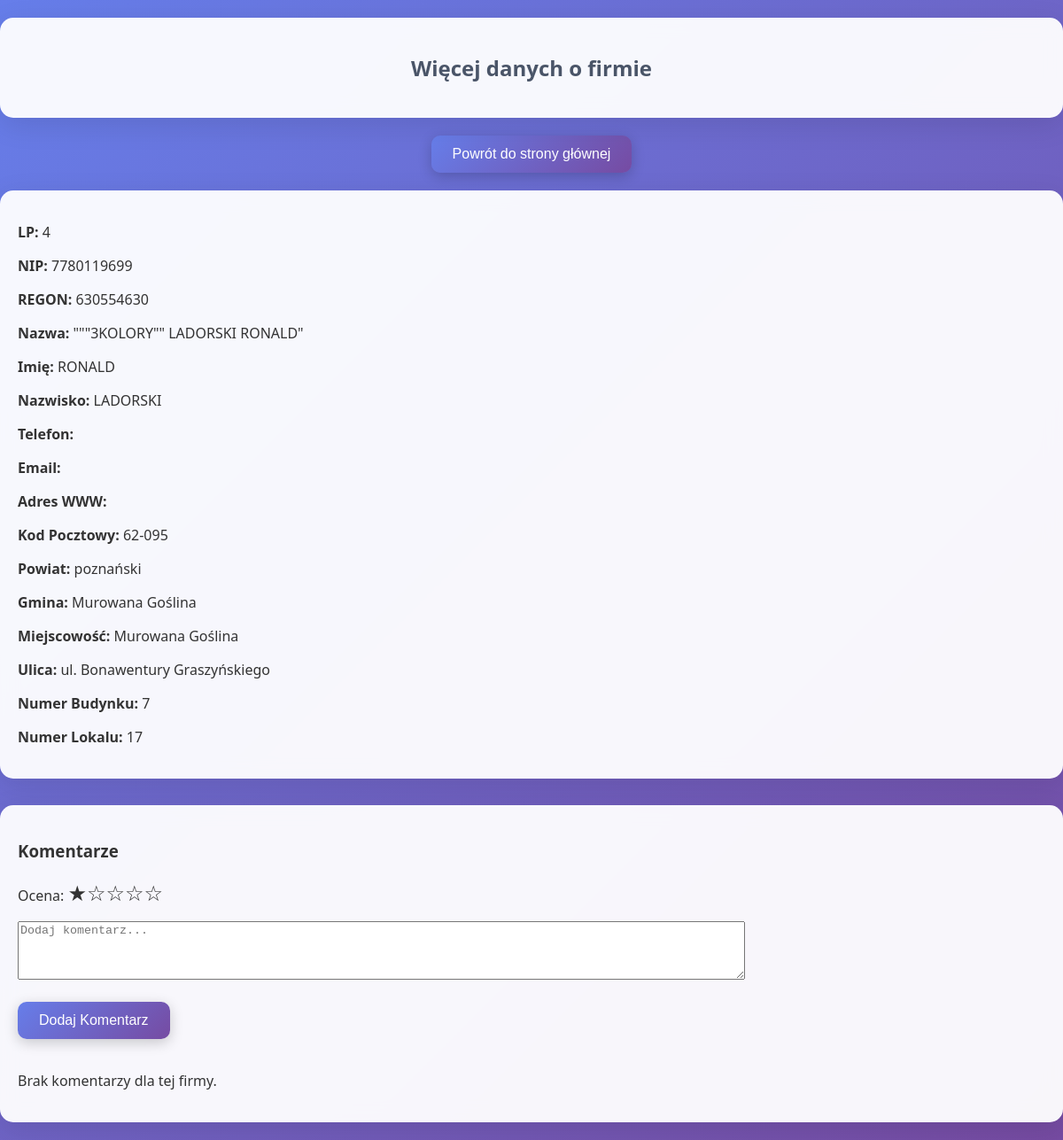
Screenshot of /company_details.php?lp=4 with the database file from the repository.
### tables this page shows
CREATE TABLE `firmy` (
  `Lp` int(255) NOT NULL,
  `Nip` varchar(10) DEFAULT NULL,
  `Regon` varchar(9) DEFAULT NULL,
  `NazwaPodmiotu` varchar(131) DEFAULT NULL,
  `Nazwisko` varchar(23) DEFAULT NULL,
  `Imie` varchar(11) DEFAULT NULL,
  `Telefon` varchar(13) DEFAULT NULL,
  `Email` varchar(37) DEFAULT NULL,
  `AdresWWW` varchar(36) DEFAULT NULL,
  `KodPocztowy` varchar(6) DEFAULT NULL,
  `Powiat` varchar(9) DEFAULT NULL,
  `Gmina` varchar(16) DEFAULT NULL,
  `Miejscowosc` varchar(16) DEFAULT NULL,
  `Ulica` varchar(34) DEFAULT NULL,
  `NrBudynku` varchar(6) DEFAULT NULL,
  `NrLokalu` varchar(3) DEFAULT NULL
);

### class/DBManager.php (called while the page is built, shortened)
<?php
class DBManager
{
    private static ?DBManager $instance = null;
    private PDO $pdo;
    private function __construct()
    {
        $host = 'localhost';
        $db   = 'base';
        $user = 'root';
        $pass = '';
        $charset = 'utf8';
        $dsn = "mysql:host=$host;dbname=$db;charset=$charset";
        $options = [
            PDO::ATTR_ERRMODE            => PDO::ERRMODE_EXCEPTION,
            PDO::ATTR_DEFAULT_FETCH_MODE => PDO::FETCH_ASSOC,
            PDO::ATTR_EMULATE_PREPARES   => false,
        ];
        $this->pdo = new PDO($dsn, $user, $pass, $options);
    }
    public static function getInstance(): DBManager
    {
        if (self::$instance === null) {
            self::$instance = new DBManager();
        }
        return self::$instance;
    }
    public function query(string $sql, array $params = []): PDOStatement
    {
        $stmt = $this->pdo->prepare($sql);
        $stmt->execute($params);
        return $stmt;
    }
}

### class/firmy.php (called while the page is built, shortened)
<?php
include_once 'class/DBManager.php';
include_once 'class/komentarze.php';
class Firmy
{
    private DBManager $db;
    private string $table = 'firmy';
    public function __construct()
    {
        $this->db = DBManager::getInstance();
    }
    public function getById(int $id): ?array
    {
        $sql = "SELECT * FROM {$this->table} WHERE Lp = :id";
        $stmt = $this->db->query($sql, ['id' => $id]);
        $result = $stmt->fetch();
        return $result ?: null;
    }
}

### class/komentarze.php (called while the page is built, shortened)
<?php
include_once 'class/DBManager.php';
class Komentarze
{
    private DBManager $db;
    private string $table = 'komentarze';
    public function __construct()
    {
        $this->db = DBManager::getInstance();
    }
    public function getByFirma(int $firmaLp): array
    {
        $sql = "
            SELECT *
            FROM {$this->table}
            WHERE firma_lp = :firma_lp
            ORDER BY data_utworzenia DESC
        ";
        return $this->db
            ->query($sql, ['firma_lp' => $firmaLp])
            ->fetchAll();
    }
}

### company_details.php (the view, shortened to what this page needs)
<?php
include_once 'class/DBManager.php';
include_once 'class/firmy.php';
include_once 'class/komentarze.php';
?>
<!DOCTYPE html>
<html lang="pl">
<head>
    <link rel="stylesheet" href="style/style2.css">
</head>
<body>
    <div>
<h2>Więcej danych o firmie</h2>
</div>
<input type="button" value="Powrót do strony głównej" onclick="window.location.href='index.php'" style="margin-bottom: 20px;">
<div style="margin-bottom: 30px;">
    <?php
if ($_SERVER['REQUEST_METHOD'] === 'GET' && isset($_GET['lp'])) {
    $lp = (int)$_GET['lp'];
    $firmy = new Firmy();
    $firma = $firmy->getById($lp);
    if ($firma) {
        echo "<p><strong>LP:</strong> " . htmlspecialchars($firma['Lp']) . "</p>";
        echo "<p><strong>NIP:</strong> " . htmlspecialchars($firma['Nip']) . "</p>";
        echo "<p><strong>REGON:</strong> " . htmlspecialchars($firma['Regon']) . "</p>";
        echo "<p><strong>Nazwa:</strong> " . htmlspecialchars($firma['NazwaPodmiotu']) . "</p>";
        echo "<p><strong>Imię:</strong> " . htmlspecialchars($firma['Imie']) . "</p>";
        echo "<p><strong>Nazwisko:</strong> " . htmlspecialchars($firma['Nazwisko']) . "</p>";
        echo "<p><strong>Telefon:</strong> " . htmlspecialchars($firma['Telefon']) . "</p>";
        echo "<p><strong>Email:</strong> " . htmlspecialchars($firma['Email']) . "</p>";
        echo "<p><strong>Adres WWW:</strong> " . htmlspecialchars($firma['AdresWWW']) . "</p>";
        echo "<p><strong>Kod Pocztowy:</strong> " . htmlspecialchars($firma['KodPocztowy']) . "</p>";
        echo "<p><strong>Powiat:</strong> " . htmlspecialchars($firma['Powiat']) . "</p>";
        echo "<p><strong>Gmina:</strong> " . htmlspecialchars($firma['Gmina']) . "</p>";
        echo "<p><strong>Miejscowość:</strong> " . htmlspecialchars($firma['Miejscowosc']) . "</p>";
        echo "<p><strong>Ulica:</strong> " . htmlspecialchars($firma['Ulica']) . "</p>";
        echo "<p><strong>Numer Budynku:</strong> " . htmlspecialchars($firma['NrBudynku']) . "</p>";
        echo "<p><strong>Numer Lokalu:</strong> " . htmlspecialchars($firma['NrLokalu']) . "</p>";
    } else {
        echo "Nie znaleziono firmy o podanym LP.";
    }
} else {
    echo "Nieprawidłowe żądanie.";
}
?>
</div>
<div id="commentSection">
    <h3>Komentarze</h3>
    <form action="add_comment.php" method="POST">
        <p>Ocena: <span id="stars1">★</span><span id="stars2">☆</span><span id="stars3">☆</span><span id="stars4">☆</span><span id="stars5">☆</span></p>
        <textarea name="comment" rows="4" cols="100" placeholder="Dodaj komentarz..."></textarea><br>
        <input type="submit" value="Dodaj Komentarz" style="display: inline;">
    </form>
    <?php
    if (isset($_GET['lp'])) {
        $lp = (int)$_GET['lp'];
        $komentarze = new Komentarze();
        $komentarzeLista = $komentarze->getByFirma($lp);
        if (count($komentarzeLista) > 0) {
            foreach ($komentarzeLista as $row) {
                echo "<div class='comment'>";
                echo "<p><em>Autor: " . htmlspecialchars($row['autor']) . "&nbsp;&nbsp;&nbsp;&nbsp;Data utworzenia: " . htmlspecialchars($row['data_utworzenia']) . "</em></p>";
                if (!is_null($row['data_mod'])) {
                    echo "<p><em>Data modyfikacji: " . htmlspecialchars($row['data_mod']) . "</em></p>";
                }
                echo "<p>Ocena: " . str_repeat('★', $row['ocena']) . str_repeat('☆', 5 - $row['ocena']) . "</p>";
                echo "<p>" . htmlspecialchars($row['tresc']) . "</p>";
                if($row['user_id'] == $_SESSION['user_id']) {
                    echo "<hr>";
                    echo "<form action='edit_comment.php' method='POST'>";
                    echo "<input type='hidden' name='comment_id' value='" . htmlspecialchars($row['id']) . "'>";
                    echo "<input type='hidden' name='lp' value='" . htmlspecialchars($lp) . "'>";
                    echo "<input type='hidden' id='ocena_edit_" . $row['id'] . "' name='ocena' value='" . htmlspecialchars($row['ocena']) . "'>";
                    $ocena = $row['ocena'];
                    echo "<p>Ocena: ";
                    for($i=1; $i<=5; $i++){
                        $star = $i <= $ocena ? '★' : '☆';
                        echo "<span id='edit_stars_" . $row['id'] . "_" . $i . "' style='cursor: pointer; font-size: 24px;'>$star</span>";
                    }
                    echo "</p>";
                    echo "<textarea name='comment' rows='4' cols='100'>" . htmlspecialchars($row['tresc']) . "</textarea><br>";
                    echo "<input type='submit' value='Edytuj komentarz' style='display:inline;'>";
                    echo "</form>";
                    echo "<script>
                    const stars_" . $row['id'] . " = document.querySelectorAll('span[id^=\"edit_stars_" . $row['id'] . "_\"]');
                    stars_" . $row['id'] . ".forEach((star, index) => {
                        star.addEventListener('click', () => {
                            stars_" . $row['id'] . ".forEach((s, i) => {
                                s.textContent = i <= index ? '★' : '☆';
                            });
                            document.getElementById('ocena_edit_" . $row['id'] . "').value = index + 1;
                        });
                    });
                    </script>";
                    echo "<form action='delete_comment.php' method='POST' onsubmit='return confirm(\"Czy na pewno chcesz usunąć ten komentarz?\");'>";
                    echo "<input type='hidden' name='comment_id' value='" . htmlspecialchars($row['id']) . "'>";
                    echo "<input type='hidden' name='lp' value='" . htmlspecialchars($lp) . "'>";
                    echo "<input type='submit' value='Usuń komentarz' style='display:inline;'>";
                    echo "</form>";
                }
                echo "</div><hr>";
            }
        } else {
            echo "<p>Brak komentarzy dla tej firmy.</p>";
        }
    } else {
        echo "Nieprawidłowe żądanie.";
    }
    ?>
</body>
</html>

### style/style2.css (style rules this page uses)
body { font-family: 'Segoe UI', Tahoma, Geneva, Verdana, sans-serif; background: linear-gradient(135deg, #667eea 0%, #764ba2 100%); margin: 0; padding: 0; min-height: 100vh; color: #333; }
div { padding: 20px; margin: 20px auto; background: rgba(255, 255, 255, 0.95); border: none; border-radius: 15px; box-shadow: 0 8px 32px rgba(0, 0, 0, 0.1); backdrop-filter: blur(10px); }
h1, h2 { text-align: center; color: #4a5568; margin-bottom: 20px; }
input { margin: 10px auto; padding: 12px 20px; font-size: 16px; background: white; color: #4a5568; border: 2px solid #e2e8f0; border-radius: 10px; transition: all 0.3s ease; box-shadow: 0 2px 10px rgba(0, 0, 0, 0.1); }
input[type="button"], input[type="submit"] { display: block; margin: 20px auto; padding: 12px 24px; font-size: 16px; background: linear-gradient(135deg, #667eea, #764ba2); color: white; border: none; border-radius: 10px; cursor: pointer; transition: all 0.3s ease; box-shadow: 0 4px 15px rgba(0, 0, 0, 0.2); }

### company_details.php (style rules this page uses)
p>span { cursor: pointer; font-size: 24px; }

### rows the page displays
firmy: Lp "4", Nip "7780119699", Regon "630554630", NazwaPodmiotu "\"\"\"3KOLORY\"\" LADORSKI RONALD\"", Imie "RONALD", Nazwisko "LADORSKI", KodPocztowy "62-095", Powiat "poznański", Gmina "Murowana Goślina", Miejscowosc "Murowana Goślina", Ulica "ul. Bonawentury Graszyńskiego", NrBudynku "7", NrLokalu "17"
